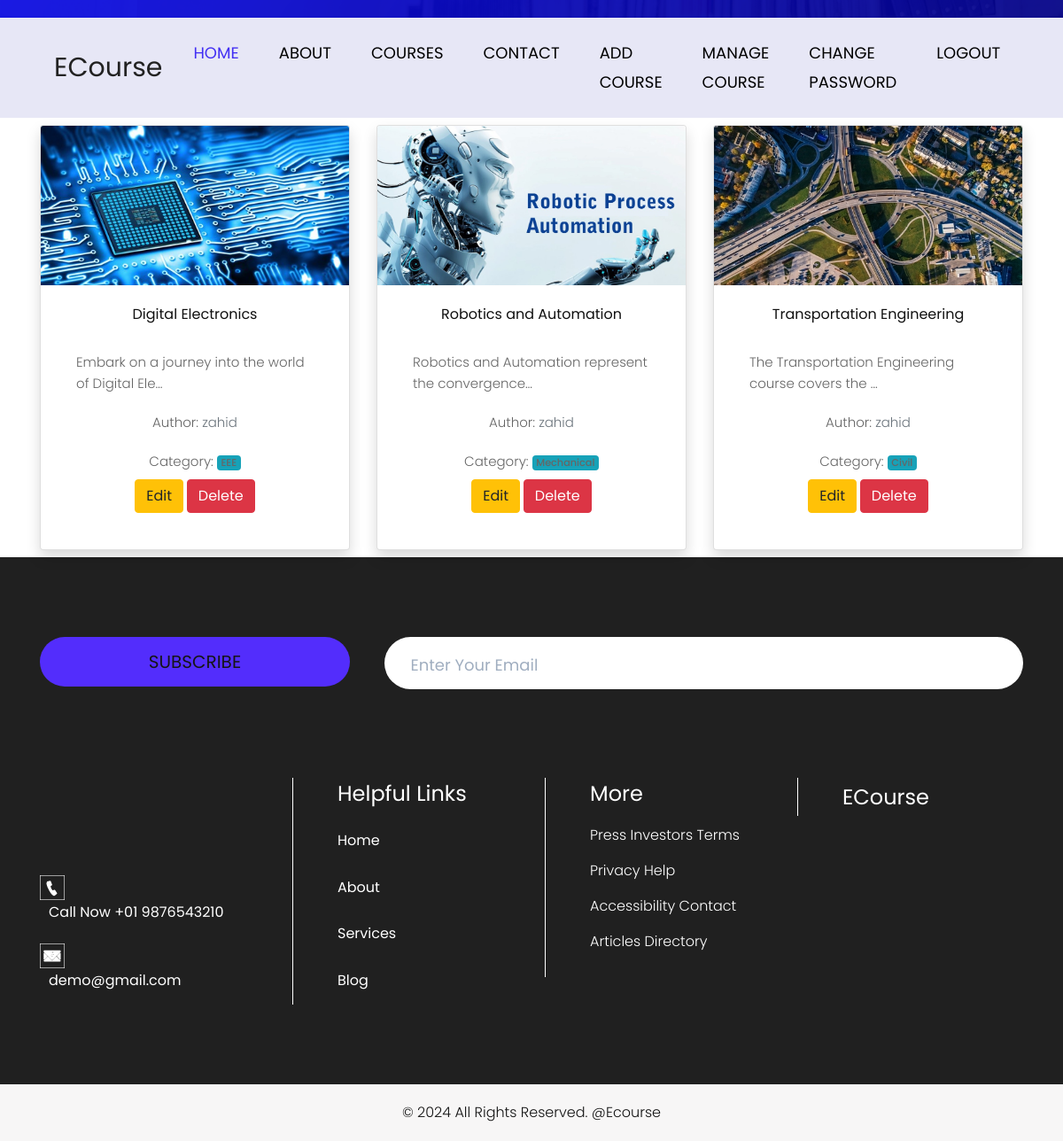
Screenshot of /user/course_manage/ (signed in) with the database file from the repository.
### Courses/models.py (models this page shows, shortened)
class courses(models.Model):
    name = models.CharField(max_length=60)
    description = models.TextField()
    author = models.ForeignKey(User, on_delete = models.CASCADE)
    category = models.ManyToManyField(Categori)
    image = models.ImageField(upload_to = 'media/uploads/',blank=True, null=True)
    borrowers = models.ManyToManyField(User, related_name='entrollers_course', blank=True, null=True)

### Category/models.py (models this page shows, shortened)
class Categori(models.Model):
    category_name = models.CharField(max_length=50)
    slug = models.SlugField(max_length = 200,unique=True, null=True, blank=True)

### user/views.py (the view)
# urls.py: path('course_manage/', views.manage_course, name='manage_course' ),
@login_required
def manage_course(request):
    data = courses.objects.filter(author = request.user)
    return render(request, 'manage_course.html', {'data' : data})

### user/templates/manage_course.html (shortened to what this page needs)
{% extends "base.html" %}
{% block content %}
{% load static %}
<div class="container">
    <div class="row row-cols-1 row-cols-md-2 row-cols-lg-3 g-4">
        {% for i in data %}
        <div class="col">
            <div class="card shadow my-2" style="height: 30rem;">
                <div class="text-center">
                    {% if i.image %}
                    <img src="{{ i.image.url }}" class="card-img-top" style="height: 180px; object-fit: cover;" alt="{{ i.title }}">
                    {% endif %}
                </div>
                <div class="card-body">
                    <h4 class="card-title text-center">{{ i.name }}</h4>
                    <p class="card-text">{{ i.description | truncatechars:50 }}</p>
                    <p class="text-center mb-1">Author: <span class="text-muted">{{ i.author }}</span></p>
                    <p class="text-center mb-2">Category:
                        {% for category in i.category.all %}
                            <span class="badge bg-info">{{ category.category_name }}</span>
                        {% endfor %}
                    </p>
                    <div class="text-center">
                        <a href="{% url 'edit_course' i.id %}" class="btn btn-warning me-2">Edit</a>
                        <a href="{% url 'delete_course' i.id %}" class="btn btn-danger">Delete</a>
                    </div>
                </div>
            </div>
        </div>
        {% endfor %}
    </div>
</div>
{% endblock %}

### static/css/style.css (style rules this page uses)
* { box-sizing: border-box !important; transition: ease all 0.5s; }
html { scroll-behavior: smooth; }
body { color: #666666; font-size: 14px; font-family: 'Poppins', sans-serif; line-height: 1.80857; font-weight: normal; overflow-x: hidden; }
a { color: #1f1f1f; text-decoration: none !important; outline: none !important; -webkit-transition: all .3s ease-in-out; -moz-transition: all .3s ease-in-out; -ms-transition: all .3s ease-in-out; -o-transition: all .3s ease-in-out; transition: all .3s ease-in-out; }
h1, h2, h3, h4, h5, h6 { letter-spacing: 0; font-weight: normal; position: relative; padding: 0 0 10px 0; font-weight: normal; line-height: normal; color: #111111; margin: 0 }
h4 { font-size: 16px }
*, *::after, *::before { -webkit-box-sizing: border-box; -moz-box-sizing: border-box; box-sizing: border-box; }
p { margin: 20px; font-weight: 300; font-size: 15px; line-height: 24px; }
a { color: #222222; text-decoration: none; outline: none !important; }
a, .btn { text-decoration: none !important; outline: none !important; -webkit-transition: all .3s ease-in-out; -moz-transition: all .3s ease-in-out; -ms-transition: all .3s ease-in-out; -o-transition: all .3s ease-in-out; transition: all .3s ease-in-out; }
img { max-width: 100%; height: auto; }
.badge { font-weight: 500; }

### rows the page displays
courses: image (picture), name "Digital Electronics", description "Embark on a journey into the world of Digital Ele…", author "zahid"
Categori: category_name "EEE"
courses: image (picture), name "Robotics and Automation", description "Robotics and Automation represent the convergence…", author "zahid"
Categori: category_name "Mechanical"
courses: image (picture), name "Transportation Engineering", description "The Transportation Engineering course covers the …", author "zahid"
Categori: category_name "Civil"
